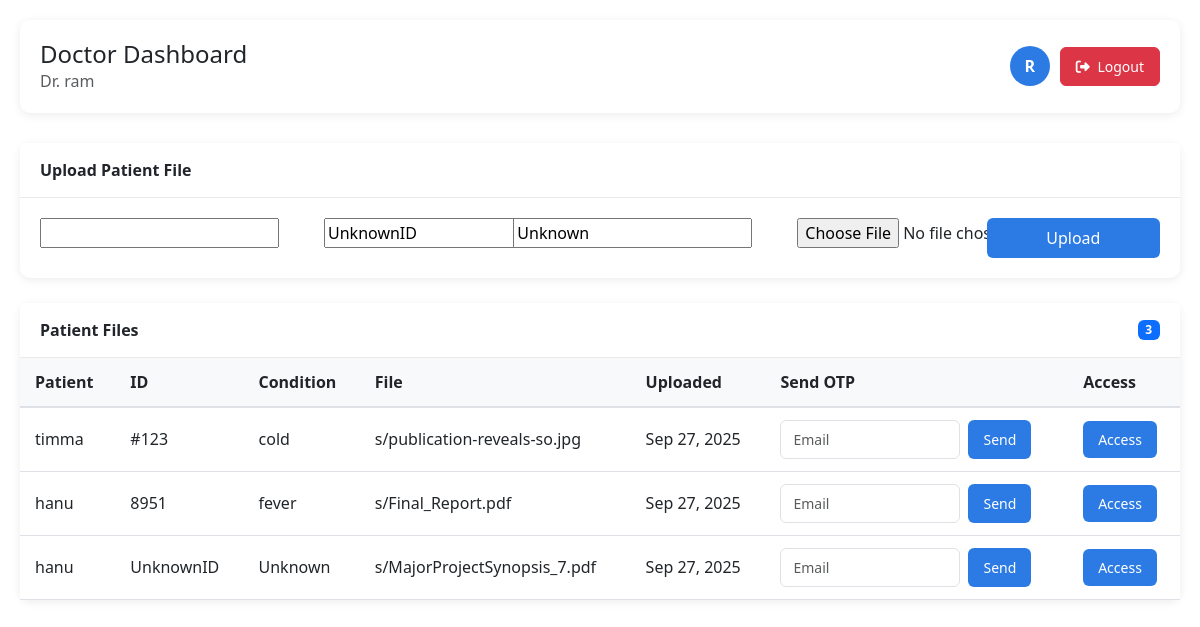
The page /doctor-dashboard/ (signed in) on the database its author committed.
### accounts/models.py (models this page shows, shortened)
class CustomUser(AbstractUser):
    ROLE_CHOICES = (
        ('admin', 'Admin'),
        ('doctor', 'Doctor'),
        ('management', 'Management'),
    )
    role = models.CharField(max_length=15, choices=ROLE_CHOICES, default='doctor')
    is_verified = models.BooleanField(default=False)
    otp = models.CharField(max_length=6, blank=True, null=True)
    profile_image = models.ImageField(upload_to="profiles/", blank=True, null=True)

class PatientFile(models.Model):
    doctor = models.ForeignKey(
        CustomUser,
        on_delete=models.CASCADE,
        limit_choices_to={'role': 'doctor'},
        related_name='patient_files'
    )
    patient_name = models.CharField(max_length=100)
    patient_id = models.CharField(max_length=50, default='UnknownID')
    disease = models.CharField(max_length=200, default='Unknown')
    file = models.FileField(upload_to='patient_files/', blank=False, null=False)
    uploaded_at = models.DateTimeField(auto_now_add=True)
    otp = models.CharField(max_length=6, blank=True, null=True)
    access_email = models.EmailField(blank=True, null=True)  # recipient email for access

### accounts/views.py (the view, shortened to what this page needs)
# urls.py: path('doctor-dashboard/', views.doctor_dashboard_view, name='doctor_dashboard'),
@login_required
def doctor_dashboard_view(request):
    if request.user.role != 'doctor':
        messages.error(request, "Unauthorized access")
        return redirect('dashboard')
    files = PatientFile.objects.filter(doctor=request.user).order_by('-uploaded_at')
    if request.method == "POST" and 'upload_file' in request.POST:
        form = PatientFileUploadForm(request.POST, request.FILES)
        if form.is_valid():
            patient_file = form.save(commit=False)
            patient_file.doctor = request.user
            patient_file.save()
            messages.success(request, "File uploaded successfully.")
            return redirect('doctor_dashboard')
        else:
            for error in form.errors.values():
                messages.error(request, error)
    else:
        form = PatientFileUploadForm()
    send_form = SendFileForm()
    return render(request, 'doctor_dashboard.html', {
        'form': form,
        'files': files,
        'send_form': send_form
    })

### accounts/forms.py
class PatientFileUploadForm(forms.ModelForm):
    class Meta:
        model = PatientFile
        fields = ['patient_name', 'patient_id', 'disease', 'file', 'access_email']

class SendFileForm(forms.Form):
    email = forms.EmailField(label="Enter recipient's email")

### accounts/templates/doctor_dashboard.html (shortened to what this page needs)
<!DOCTYPE html>
<html lang="en">
<head>
    <link href="https://cdn.jsdelivr.net/npm/bootstrap@5.3.0-alpha1/dist/css/bootstrap.min.css" rel="stylesheet">
    <link rel="stylesheet" href="https://cdnjs.cloudflare.com/ajax/libs/font-awesome/6.4.0/css/all.min.css">
</head>
<body>
    <div class="dashboard-container">
        <div class="header">
            <div>
                <h4 class="mb-0">Doctor Dashboard</h4>
                <p class="text-muted mb-0">Dr. {{ user.username }}</p>
            </div>
            <div class="user-info">
                <div class="user-avatar">
                    {{ user.username|slice:":1"|upper }}
                </div>
                <a href="{% url 'logout' %}" class="btn btn-danger btn-sm">
                    <i class="fas fa-sign-out-alt me-1"></i> Logout
                </a>
            </div>
        </div>
        <div class="card">
            <div class="card-header">
                Upload Patient File
            </div>
            <div class="card-body">
                <form method="post" enctype="multipart/form-data">
                    <div class="row g-3">
                        <div class="col-md-3">
                            {{ form.patient_name }}
                        </div>
                        <div class="col-md-2">
                            {{ form.patient_id }}
                        </div>
                        <div class="col-md-3">
                            {{ form.disease }}
                        </div>
                        <div class="col-md-2">
                            {{ form.file }}
                        </div>
                        <div class="col-md-2">
                            <button type="submit" name="upload_file" class="btn btn-primary w-100">
                                Upload
                            </button>
                        </div>
                    </div>
                </form>
            </div>
        </div>
        <div class="card">
            <div class="card-header d-flex justify-content-between align-items-center">
                <span>Patient Files</span>
                <span class="badge bg-primary">{{ files|length }}</span>
            </div>
            <div class="card-body p-0">
                <div class="table-responsive">
                    <table class="table table-hover">
                        <thead>
                            <tr>
                                <th>Patient</th>
                                <th>ID</th>
                                <th>Condition</th>
                                <th>File</th>
                                <th>Uploaded</th>
                                <th>Send OTP</th>
                                <th>Access</th>
                            </tr>
                        </thead>
                        <tbody>
                            {% for f in files %}
                            <tr>
                                <td>{{ f.patient_name }}</td>
                                <td>{{ f.patient_id }}</td>
                                <td>{{ f.disease }}</td>
                                <td>{{ f.file.name|slice:"12:" }}</td>
                                <td>{{ f.uploaded_at|date:"M d, Y" }}</td>
                                <td>
                                    <form method="post" class="send-otp-form">
                                        <input type="email" class="form-control form-control-sm" placeholder="Email" name="email" required>
                                        <button type="submit" name="send_otp" class="btn btn-primary btn-sm">
                                            Send
                                        </button>
                                    </form>
                                </td>
                                <td>
                                    <a href="{% url 'access_patient_file' f.id %}" class="btn btn-primary btn-sm">
                                        Access
                                    </a>
                                </td>
                            </tr>
                            {% empty %}
                            <tr>
                                <td colspan="7" class="text-center py-4 text-muted">
                                    No files uploaded yet
                                </td>
                            </tr>
                            {% endfor %}
                        </tbody>
                    </table>
                </div>
            </div>
        </div>
    </div>
</body>
</html>

### accounts/templates/doctor_dashboard.html (style rules this page uses)
body { font-family: 'Segoe UI', Tahoma, Geneva, Verdana, sans-serif; background: linear-gradient(rgba(255, 255, 255, 0.9), rgba(255, 255, 255, 0.9)), url('https://images.unsplash.com/photo-1559757148-5c350d0d3c56?ixlib=rb-4.0.3&ixid=M3wxMjA3fDB8MHxwaG90by1wYWdlfHx8fGVufDB8fHx8fA%3D%3D&auto=format&fit=crop&w=2070&q=80') no-repeat center center fixed; background-size: cover; min-height: 100vh; }
.dashboard-container { max-width: 1400px; margin: 0 auto; padding: 20px; }
.header { display: flex; justify-content: space-between; align-items: center; margin-bottom: 30px; padding: 20px; background: white; border-radius: 10px; box-shadow: 0 2px 10px rgba(0,0,0,0.08); }
.card { border: none; border-radius: 10px; box-shadow: 0 2px 10px rgba(0,0,0,0.08); margin-bottom: 25px; }
.card-header { background: white; border-bottom: 1px solid #eaeaea; padding: 15px 20px; font-weight: 600; }
.card-body { padding: 20px; }
.btn-primary { background: #2c7be5; border: none; padding: 8px 15px; border-radius: 6px; }
.btn-danger { padding: 8px 15px; border-radius: 6px; }
.table { margin-bottom: 0; }
.table thead th { background: #f8f9fa; border-bottom: 2px solid #dee2e6; font-weight: 600; padding: 12px 15px; }
.table tbody td { padding: 12px 15px; vertical-align: middle; }
.form-control { border-radius: 6px; padding: 8px 12px; }
.send-otp-form { display: flex; gap: 8px; }
.send-otp-form input { width: 180px; }
.user-info { display: flex; align-items: center; gap: 10px; }
.user-avatar { width: 40px; height: 40px; background: #2c7be5; border-radius: 50%; display: flex; align-items: center; justify-content: center; color: white; font-weight: 600; }

### rows shown on the page
CustomUser: username "ram", username "R"
PatientFile: patient_name "timma", patient_id "#123", disease "cold", file.name "s/publication-reveals-so.jpg", uploaded_at "Sep 27, 2025"
PatientFile: patient_name "hanu", patient_id "8951", disease "fever", file.name "s/Final_Report.pdf", uploaded_at "Sep 27, 2025"
PatientFile: patient_name "hanu", patient_id "UnknownID", disease "Unknown", file.name "s/MajorProjectSynopsis_7.pdf", uploaded_at "Sep 27, 2025"

### other values the page prints
{{ files|length }} "3"
